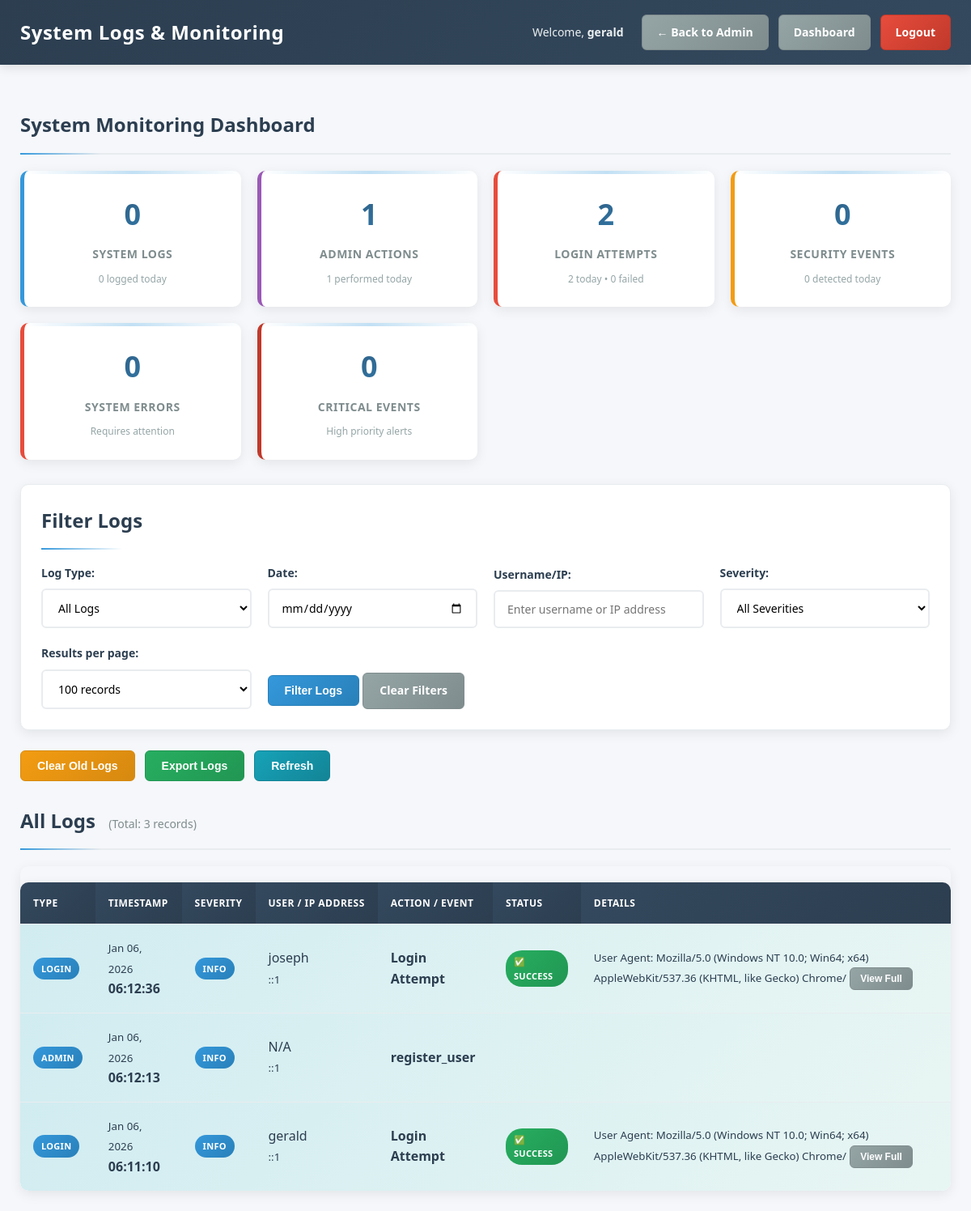
Page /log.php (signed in) on the committed database.
### tables this page shows
CREATE TABLE `users` (
  `id` int(11) NOT NULL,
  `username` varchar(50) NOT NULL,
  `email` varchar(100) NOT NULL,
  `password` varchar(255) NOT NULL,
  `created_at` timestamp NOT NULL DEFAULT current_timestamp(),
  `is_admin` tinyint(1) DEFAULT 0,
  `is_active` tinyint(1) DEFAULT 1,
  `last_login` timestamp NULL DEFAULT NULL,
  `password_changed` datetime DEFAULT current_timestamp()
);

CREATE TABLE `admin_actions` (
  `id` int(11) NOT NULL,
  `admin_id` int(11) NOT NULL,
  `admin_username` varchar(100) DEFAULT NULL,
  `action_type` varchar(50) NOT NULL,
  `target_user_id` int(11) DEFAULT NULL,
  `target_username` varchar(100) DEFAULT NULL,
  `ip_address` varchar(45) NOT NULL,
  `user_agent` text DEFAULT NULL,
  `action_time` int(11) NOT NULL,
  `details` text DEFAULT NULL
);

### log.php (the view, shortened to what the rows shown need)
<?php
include 'config.php';
$user = $pdo->prepare("SELECT * FROM users WHERE id = ?");
$user->execute([$_SESSION['user_id']]);
$user = $user->fetch();
function getLogStats($pdo) {
    $stats = [];
    try {
        $stats['system_total'] = $pdo->query("SELECT COUNT(*) as count FROM system_logs")->fetch()['count'];
        $stats['system_today'] = $pdo->query("SELECT COUNT(*) as count FROM system_logs WHERE DATE(created_at) = CURDATE()")->fetch()['count'];
        $stats['system_errors'] = $pdo->query("SELECT COUNT(*) as count FROM system_logs WHERE severity = 'error' OR severity = 'critical'")->fetch()['count'];
        $stats['admin_total'] = $pdo->query("SELECT COUNT(*) as count FROM admin_actions")->fetch()['count'];
        $stats['admin_today'] = $pdo->query("SELECT COUNT(*) as count FROM admin_actions WHERE DATE(FROM_UNIXTIME(action_time)) = CURDATE()")->fetch()['count'];
        $stats['login_total'] = $pdo->query("SELECT COUNT(*) as count FROM login_attempts")->fetch()['count'];
        $stats['login_failed'] = $pdo->query("SELECT COUNT(*) as count FROM login_attempts WHERE success = 0")->fetch()['count'];
        $stats['login_today'] = $pdo->query("SELECT COUNT(*) as count FROM login_attempts WHERE DATE(FROM_UNIXTIME(attempt_time)) = CURDATE()")->fetch()['count'];
        $stats['security_total'] = $pdo->query("SELECT COUNT(*) as count FROM security_logs")->fetch()['count'];
        $stats['security_critical'] = $pdo->query("SELECT COUNT(*) as count FROM security_logs WHERE severity = 'critical'")->fetch()['count'];
        $stats['security_today'] = $pdo->query("SELECT COUNT(*) as count FROM security_logs WHERE DATE(created_at) = CURDATE()")->fetch()['count'];
    } catch (PDOException $e) {
        error_log("Failed to get log stats: " . $e->getMessage());
    }
    return $stats;
}
$log_stats = getLogStats($pdo);
$filter_type = $_GET['type'] ?? 'all';
$filter_date = $_GET['date'] ?? '';
$filter_user = $_GET['user'] ?? '';
$filter_severity = $_GET['severity'] ?? '';
$filter_ip = $_GET['ip'] ?? '';
$limit = (int) ($_GET['limit'] ?? 100);
$page = (int) ($_GET['page'] ?? 1);
$offset = ($page - 1) * $limit;
function getFilteredLogs($pdo, $type, $filters, $limit, $offset) {
    $logs = [];
    $total = 0;
    try {
        switch ($type) {
            case 'all':
                $system_query = "SELECT *, 'system' as log_type, created_at as timestamp FROM system_logs";
                if (!empty($filters['date']) || !empty($filters['user']) || !empty($filters['severity']) || !empty($filters['ip'])) {
                    $system_filter = buildFilterQuery('system', $filters);
                    $system_query .= " {$system_filter['where']}";
                    $system_params = $system_filter['params'];
                } else {
                    $system_params = [];
                }
                $system_query .= " ORDER BY created_at DESC LIMIT 20";
                $system_stmt = $pdo->prepare($system_query);
                $system_stmt->execute($system_params);
                $system_logs = $system_stmt->fetchAll(PDO::FETCH_ASSOC);
                $admin_query = "SELECT *, 'admin' as log_type, action_time as timestamp FROM admin_actions";
                if (!empty($filters['date']) || !empty($filters['user']) || !empty($filters['ip'])) {
                    $admin_filter = buildFilterQuery('admin', $filters);
                    $admin_query .= " {$admin_filter['where']}";
                    $admin_params = $admin_filter['params'];
                } else {
                    $admin_params = [];
                }
                $admin_query .= " ORDER BY action_time DESC LIMIT 20";
                $admin_stmt = $pdo->prepare($admin_query);
                $admin_stmt->execute($admin_params);
                $admin_logs = $admin_stmt->fetchAll(PDO::FETCH_ASSOC);
                $login_query = "SELECT *, 'login' as log_type, attempt_time as timestamp FROM login_attempts";
                if (!empty($filters['date']) || !empty($filters['user']) || !empty($filters['ip'])) {
                    $login_filter = buildFilterQuery('login', $filters);
                    $login_query .= " {$login_filter['where']}";
                    $login_params = $login_filter['params'];
                } else {
                    $login_params = [];
                }
                $login_query .= " ORDER BY attempt_time DESC LIMIT 20";
                $login_stmt = $pdo->prepare($login_query);
                $login_stmt->execute($login_params);
                $login_logs = $login_stmt->fetchAll(PDO::FETCH_ASSOC);
                $security_query = "SELECT *, 'security' as log_type, created_at as timestamp FROM security_logs";
                if (!empty($filters['date']) || !empty($filters['user']) || !empty($filters['severity']) || !empty($filters['ip'])) {
                    $security_filter = buildFilterQuery('security', $filters);
                    $security_query .= " {$security_filter['where']}";
                    $security_params = $security_filter['params'];
                } else {
                    $security_params = [];
                }
                $security_query .= " ORDER BY created_at DESC LIMIT 20";
                $security_stmt = $pdo->prepare($security_query);
                $security_stmt->execute($security_params);
                $security_logs = $security_stmt->fetchAll(PDO::FETCH_ASSOC);
                $mixed_logs = array_merge($system_logs, $admin_logs, $login_logs, $security_logs);
                usort($mixed_logs, function($a, $b) {
                    $timeA = $a['timestamp'] ?? ($a['action_time'] ?? $a['attempt_time'] ?? $a['created_at'] ?? 0);
                    $timeB = $b['timestamp'] ?? ($b['action_time'] ?? $b['attempt_time'] ?? $b['created_at'] ?? 0);
                    if (!is_numeric($timeA)) {
                        $timeA = strtotime($timeA);
                    }
                    if (!is_numeric($timeB)) {
                        $timeB = strtotime($timeB);
                    }
                    return $timeB - $timeA;
                });
                $logs = array_slice($mixed_logs, $offset, $limit);
                $total = count($mixed_logs);
                break;
        }
    } catch (PDOException $e) {
        error_log("Failed to get filtered logs: " . $e->getMessage());
        return ['logs' => [], 'total' => 0];
    }
    return ['logs' => $logs, 'total' => $total];
}
$filters = [
    'date' => $filter_date,
    'user' => $filter_user,
    'severity' => $filter_severity,
    'ip' => $filter_ip
];
$filtered_data = getFilteredLogs($pdo, $filter_type, $filters, $limit, $offset);
$logs = $filtered_data['logs'];
$total_logs = $filtered_data['total'];
?>
<!DOCTYPE html>
<html lang="en">
<head>
</head>
<body>
    <div class="header">
        <h1> System Logs & Monitoring</h1>
        <div>
            <span>Welcome, <strong><?php echo htmlspecialchars($user['username']); ?></strong></span>
        </div>
    </div>
    <div class="container">
        <h2 class="section-title">System Monitoring Dashboard</h2>
        <h2 class="section-title">
            <?php echo ucfirst($filter_type); ?> Logs
            <small>(Total: <?php echo $total_logs; ?> records)</small>
        </h2>
        <?php if (empty($logs)): ?>
            <div class="empty-state">
                <h3>No Logs Found</h3>
                <p>Try adjusting your filters or check back later for new activity.</p>
            </div>
        <?php else: ?>
            <div style="overflow-x: auto; border-radius: 10px; box-shadow: 0 4px 15px rgba(0,0,0,0.08);">
                <table class="logs-table">
                    <thead>
                        <tr>
                            <?php if ($filter_type === 'all'): ?>
                                <th>Type</th>
                            <?php endif; ?>
                            <th>Timestamp</th>
                            <?php if ($filter_type === 'system' || $filter_type === 'security' || $filter_type === 'all'): ?>
                                <th>Severity</th>
                            <?php endif; ?>
                            <th>User / IP Address</th>
                            <th>Action / Event</th>
                            <th>Status</th>
                            <th>Details</th>
                        </tr>
                    </thead>
                    <tbody>
                        <?php foreach ($logs as $log):
                            $log_type = $log['log_type'] ?? $filter_type;
                            $timestamp = '';
                            $severity = '';
                            $user_info = '';
                            $action = '';
                            $status = '';
                            $details = '';
                            if ($log_type === 'system' || ($filter_type === 'system' && !isset($log['log_type']))) {
                                $timestamp = $log['created_at'];
                                $severity = $log['severity'] ?? 'info';
                                $user_info = ($log['username'] ?: 'N/A') . '<br><small>' . ($log['ip_address'] ?? '') . '</small>';
                                $action = $log['action'] ?? '';
                                $status = '';
                                $details = $log['details'] ?? '';
                            } elseif ($log_type === 'admin' || ($filter_type === 'admin' && !isset($log['log_type']))) {
                                $timestamp = date('Y-m-d H:i:s', $log['action_time']);
                                $severity = 'info';
                                $user_info = ($log['admin_username'] ?? 'N/A') . '<br><small>' . ($log['ip_address'] ?? '') . '</small>';
                                $action = $log['action_type'] ?? '';
                                $status = $log['target_username'] ? 'Target: ' . $log['target_username'] : '';
                                $details = $log['details'] ?? '';
                            } elseif ($log_type === 'login' || ($filter_type === 'login' && !isset($log['log_type']))) {
                                $timestamp = date('Y-m-d H:i:s', $log['attempt_time']);
                                $severity = $log['success'] ? 'info' : 'warning';
                                $user_info = $log['username'] . '<br><small>' . $log['ip_address'] . '</small>';
                                $action = 'Login Attempt';
                                $status = $log['success'] ? '<span class="badge badge-success">✅ Success</span>' : '<span class="badge badge-danger">❌ Failed</span>';
                                $details = 'User Agent: ' . ($log['user_agent'] ?? 'N/A');
                            }
                        ?>
                            <tr class="severity-<?php echo $severity; ?>">
                                <?php if ($filter_type === 'all'): ?>
                                    <td>
                                        <span class="badge badge-info"><?php echo ucfirst($log_type); ?></span>
                                    </td>
                                <?php endif; ?>
                                <td>
                                    <small><?php echo date('M d, Y', strtotime($timestamp)); ?></small><br>
                                    <strong><?php echo date('H:i:s', strtotime($timestamp)); ?></strong>
                                </td>
                                <?php if ($filter_type === 'system' || $filter_type === 'security' || $filter_type === 'all'): ?>
                                    <td>
                                        <span class="badge badge-<?php echo $severity; ?>">
                                            <?php echo ucfirst($severity); ?>
                                        </span>
                                    </td>
                                <?php endif; ?>
                                <td><?php echo $user_info; ?></td>
                                <td><strong><?php echo htmlspecialchars($action); ?></strong></td>
                                <td><?php echo $status; ?></td>
                                <td>
                                    <small><?php echo htmlspecialchars(substr($details, 0, 100)); ?></small>
                                    <?php if (strlen($details) > 100): ?>
                                        <button class="btn btn-sm btn-secondary" onclick="showDetails(<?php echo htmlspecialchars(json_encode($log), ENT_QUOTES); ?>, '<?php echo $log_type; ?>')">
                                            View Full
                                        </button>
                                    <?php endif; ?>
                                </td>
                            </tr>
                        <?php endforeach; ?>
                    </tbody>
                </table>
            </div>
        <?php endif; ?>
    </div>
</body>
</html>

### rows in the picture
users: username "gerald"
admin_actions: log_type "ADMIN", action_time "Jan 06, 2026", action_time "06:12:13", severity "INFO", admin_username "N/A", ip_address "::1", action_type "register_user"

### other values in the picture
$log_stats['system_total'] "0"
$log_stats['system_today'] "0"
$log_stats['admin_total'] "1"
$log_stats['admin_today'] "1"
$log_stats['login_total'] "2"
$log_stats['login_today'] "2"
$log_stats['login_failed'] "0"
$log_stats['security_total'] "0"
$log_stats['security_today'] "0"
$log_stats['system_errors'] "0"
$log_stats['security_critical'] "0"
$filter_type "All"
$total_logs "3"
$log_type "LOGIN"
date('M d, Y', strtotime($timestamp)) "Jan 06, 2026"
